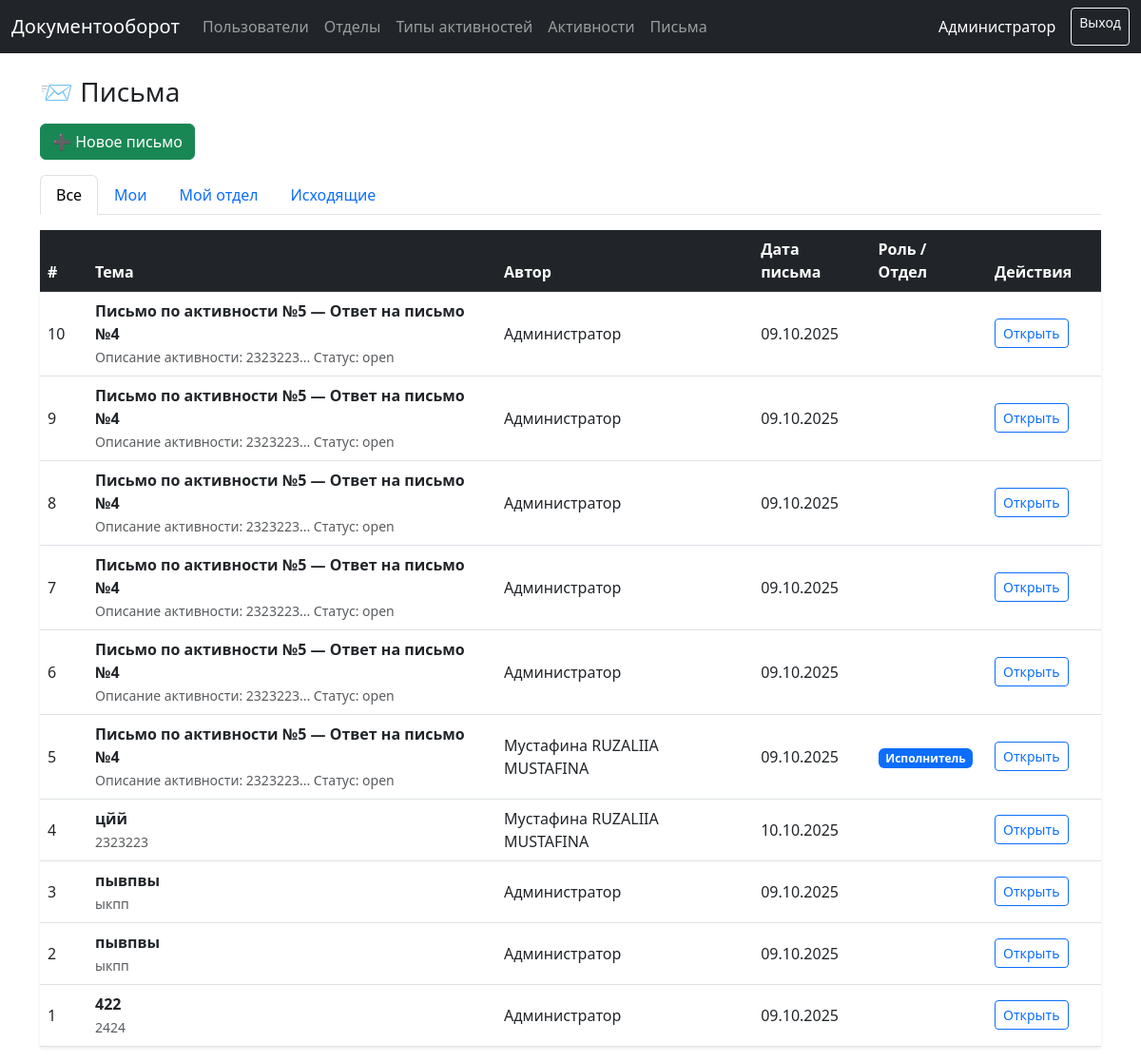
Before: /letters (signed in) with the older database file.
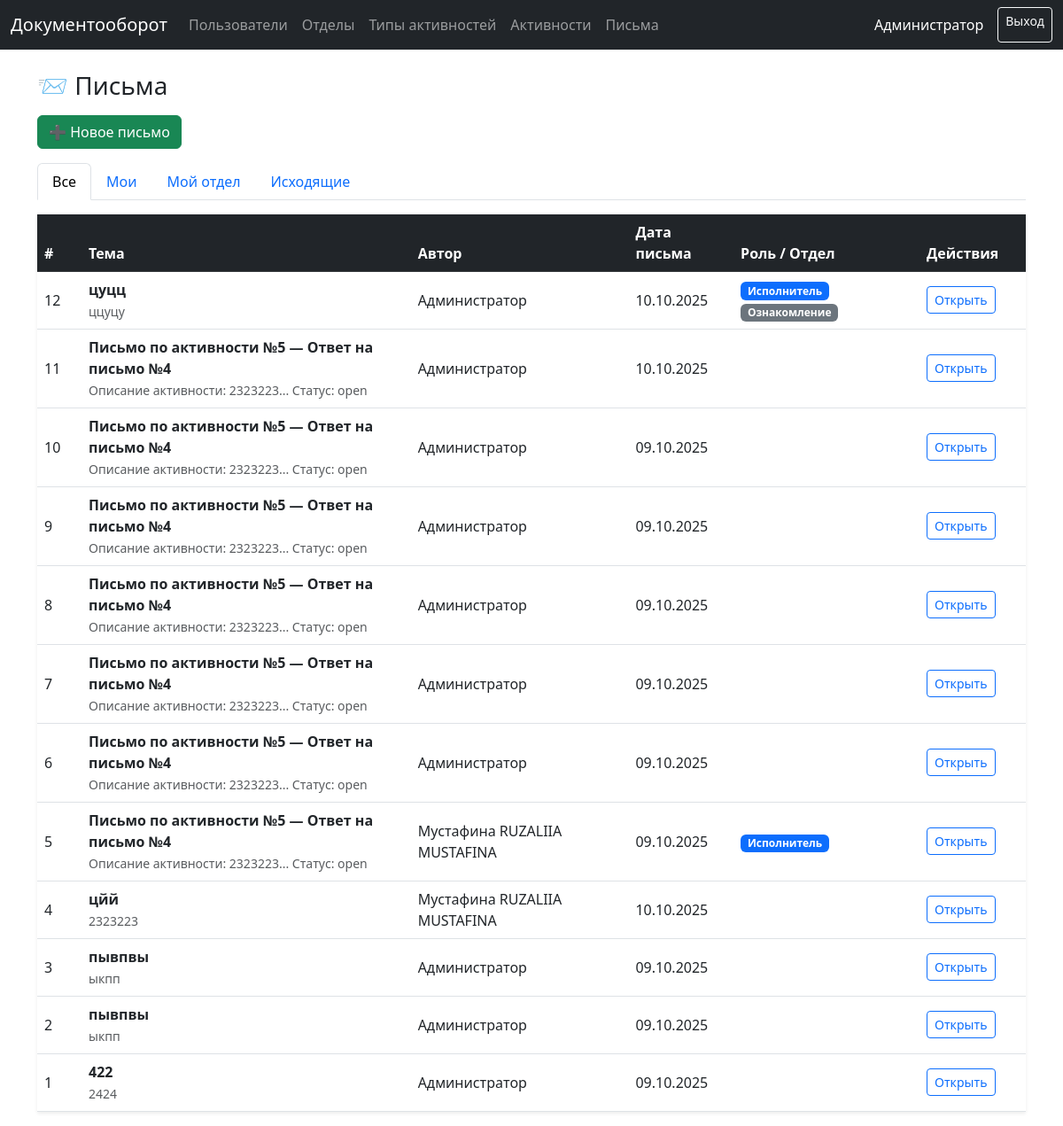
After: the same page with the newer database file.
### models.py (models this page shows, shortened)
class User(UserMixin, db.Model):
    __tablename__ = "users"
    id = db.Column(db.Integer, primary_key=True)
    full_name = db.Column(db.String(255), nullable=False)
    username = db.Column(db.String(120), unique=True, nullable=False)
    password_hash = db.Column(db.String(255), nullable=False)
    role = db.Column(db.String(20), nullable=False, default="worker")
    department_id = db.Column(db.Integer, db.ForeignKey("departments.id"))
    is_approved = db.Column(db.Boolean, default=False, nullable=False)
    created_at = db.Column(db.DateTime, default=dt.datetime.utcnow)
    department = db.relationship("Department", backref="users")

class Letter(db.Model):
    __tablename__ = "letters"
    id = db.Column(db.Integer, primary_key=True)
    subject = db.Column(db.String(255), nullable=False)
    body = db.Column(db.Text)
    author_id = db.Column(db.Integer, db.ForeignKey("users.id"))
    departments = db.relationship(
        "Department",
        secondary="letter_departments",
        backref="letters"
    )
    letter_date = db.Column(db.Date)
    created_at = db.Column(db.DateTime, default=dt.datetime.utcnow)
    author = db.relationship("User", backref="letters")
    recipients = db.relationship("LetterRecipient", backref="letter", cascade="all, delete")
    documents = db.relationship("LetterDocument", backref="letter", cascade="all, delete")
    activities = db.relationship(
        "Activity",
        secondary=LetterActivityLink,
        back_populates="letters"
    )

class LetterRecipient(db.Model):
    __tablename__ = "letter_recipients"
    id = db.Column(db.Integer, primary_key=True)
    letter_id = db.Column(db.Integer, db.ForeignKey("letters.id"), nullable=False)
    user_id = db.Column(db.Integer, db.ForeignKey("users.id"), nullable=False)
    role = db.Column(db.String(20), nullable=False)  # executor / observer
    is_read = db.Column(db.Boolean, default=False)
    read_at = db.Column(db.DateTime)
    user = db.relationship("User")

### app.py (the view, shortened to what this page needs)
@app.get("/letters")
@login_required
def letters_page():
    filter_type = request.args.get("filter", "all")
    q = Letter.query.outerjoin(Letter.recipients).outerjoin(Letter.departments)
    if current_user.role in ("admin", "manager"):
        if filter_type == "my":
            q = q.filter(LetterRecipient.user_id == current_user.id)
        elif filter_type == "dept":
            q = q.filter(Department.id == current_user.department_id)
        elif filter_type == "sent":
            q = q.filter(Letter.author_id == current_user.id)
    letters = q.distinct().order_by(Letter.created_at.desc()).all()
    return render_template("letters.html", title="Письма", letters=letters, filter_type=filter_type)

### app.py (called while the page is built)
@login_manager.user_loader
def load_user(user_id: str):
    return User.query.get(int(user_id))

@app.context_processor
def inject_now():
    from datetime import datetime
    return {'now': datetime.now}

### templates/letters.html (shortened to what this page needs)
{% extends 'layout.html' %}
{% block content %}
<h3 class="mb-3">📨 Письма</h3>
<div class="d-flex justify-content-between align-items-center mb-3">
    <a href="{{ url_for('new_letter_page') }}" class="btn btn-success">
      ➕ Новое письмо
    </a>
</div>
<ul class="nav nav-tabs mb-3">
  <li class="nav-item">
    <a class="nav-link {% if filter_type == 'all' %}active{% endif %}"
       href="{{ url_for('letters_page', filter='all') }}">
       Все
    </a>
  </li>
  <li class="nav-item">
    <a class="nav-link {% if filter_type == 'my' %}active{% endif %}"
       href="{{ url_for('letters_page', filter='my') }}">
       Мои
    </a>
  </li>
  <li class="nav-item">
    <a class="nav-link {% if filter_type == 'dept' %}active{% endif %}"
       href="{{ url_for('letters_page', filter='dept') }}">
       Мой отдел
    </a>
  </li>
  <li class="nav-item">
    <a class="nav-link {% if filter_type == 'sent' %}active{% endif %}"
       href="{{ url_for('letters_page', filter='sent') }}">
       Исходящие
    </a>
  </li>
</ul>
<table class="table table-hover align-middle shadow-sm">
  <thead class="table-dark">
    <tr>
      <th style="width: 50px;">#</th>
      <th>Тема</th>
      <th>Автор</th>
      <th>Дата письма</th>
      <th>Роль / Отдел</th>
      <th style="width: 120px;">Действия</th>
    </tr>
  </thead>
  <tbody>
    {% for le in letters %}
    <tr>
      <td>{{ le.id }}</td>
      <td>
        <strong>{{ le.subject }}</strong><br>
        <small class="text-muted">{{ le.body[:80] }}{% if le.body|length > 80 %}...{% endif %}</small>
      </td>
      <td>{{ le.author.full_name if le.author else '—' }}</td>
      <td>
        {% if le.letter_date %}
          {{ le.letter_date.strftime('%d.%m.%Y') }}
        {% else %}
          {{ le.created_at.strftime('%d.%m.%Y') }}
        {% endif %}
      </td>
      <td>
        {% for r in le.recipients %}
          {% if r.user_id == current_user.id %}
            {% if r.role == 'executor' %}
              <span class="badge bg-primary">Исполнитель</span>
            {% else %}
              <span class="badge bg-secondary">Ознакомление</span>
            {% endif %}
          {% endif %}
        {% endfor %}
      </td>
      <td>
        <a href="{{ url_for('letter_view', letter_id=le.id) }}"
           class="btn btn-sm btn-outline-primary">Открыть</a>
      </td>
    </tr>
    {% else %}
    <tr>
      <td colspan="6" class="text-center text-muted">Нет писем</td>
    </tr>
    {% endfor %}
  </tbody>
</table>
{% endblock %}

### templates/layout.html (shortened to what this page needs)
<!DOCTYPE html>
<html lang="ru">
<head>
  <link href="https://cdn.jsdelivr.net/npm/bootstrap@5.3.0/dist/css/bootstrap.min.css" rel="stylesheet">
</head>
<body>
<nav class="navbar navbar-expand-lg navbar-dark bg-dark mb-4">
  <div class="container-fluid">
    <a class="navbar-brand" href="/">Документооборот</a>
    {% if current_user.is_authenticated %}
      <ul class="navbar-nav me-auto mb-2 mb-lg-0">
        {% if current_user.role == 'admin' %}
          <li class="nav-item"><a class="nav-link" href="{{ url_for('admin_users') }}">Пользователи</a></li>
          <li class="nav-item"><a class="nav-link" href="{{ url_for('admin_departments') }}">Отделы</a></li>
          <li class="nav-item"><a class="nav-link" href="{{ url_for('admin_activity_types') }}">Типы активностей</a></li>
        {% endif %}
        <li class="nav-item"><a class="nav-link" href="{{ url_for('activities_page') }}">Активности</a></li>
        <li class="nav-item"><a class="nav-link" href="{{ url_for('letters_page') }}">Письма</a></li>
      </ul>
      <div class="d-flex">
        <span class="navbar-text me-3 text-white">{{ current_user.full_name }}</span>
        <a class="btn btn-outline-light btn-sm" href="{{ url_for('logout') }}">Выход</a>
      </div>
    {% endif %}
  </div>
</nav>
<div class="container">
  {% block content %}{% endblock %}
</div>
</body>
</html>

Changed rows visible on the page:
added Letter: id "12", subject "цуцц", body "ццуцу", author "Администратор", letter_date "10.10.2025"
added LetterRecipient: role "Исполнитель", shown under "12"
added LetterRecipient: role "Ознакомление", shown under "12"
added Letter: id "11", subject "Письмо по активности №5 — Ответ на письмо №4", body "Описание активности: 2323223... Статус: open", author "Администратор", letter_date "10.10.2025"
